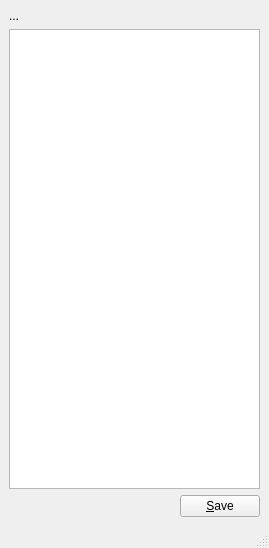
<?xml version="1.0" encoding="UTF-8"?>
<ui version="4.0">
 <class>ConfWindow</class>
 <widget class="QMainWindow" name="ConfWindow">
  <property name="geometry">
   <rect>
    <x>0</x>
    <y>0</y>
    <width>269</width>
    <height>548</height>
   </rect>
  </property>
  <property name="windowTitle">
   <string>GitConfigurator</string>
  </property>
  <widget class="QWidget" name="centralwidget">
   <layout class="QGridLayout" name="gridLayout">
    <item row="0" column="0">
     <layout class="QVBoxLayout" name="verticalLayout">
      <item>
       <widget class="QLabel" name="pathLabel">
        <property name="text">
         <string>...</string>
        </property>
       </widget>
      </item>
      <item>
       <widget class="QTreeView" name="content_treeview">
        <property name="sizePolicy">
         <sizepolicy hsizetype="Expanding" vsizetype="Expanding">
          <horstretch>0</horstretch>
          <verstretch>0</verstretch>
         </sizepolicy>
        </property>
       </widget>
      </item>
      <item>
       <layout class="QHBoxLayout" name="horizontalLayout">
        <item>
         <spacer name="horizontalSpacer">
          <property name="orientation">
           <enum>Qt::Horizontal</enum>
          </property>
          <property name="sizeHint" stdset="0">
           <size>
            <width>40</width>
            <height>20</height>
           </size>
          </property>
         </spacer>
        </item>
        <item>
         <widget class="QPushButton" name="saveButton">
          <property name="text">
           <string>&amp;Save</string>
          </property>
         </widget>
        </item>
       </layout>
      </item>
     </layout>
    </item>
   </layout>
  </widget>
  <widget class="QMenuBar" name="menubar">
   <property name="geometry">
    <rect>
     <x>0</x>
     <y>0</y>
     <width>269</width>
     <height>22</height>
    </rect>
   </property>
  </widget>
  <widget class="QStatusBar" name="statusbar"/>
 </widget>
 <resources/>
 <connections/>
</ui>
